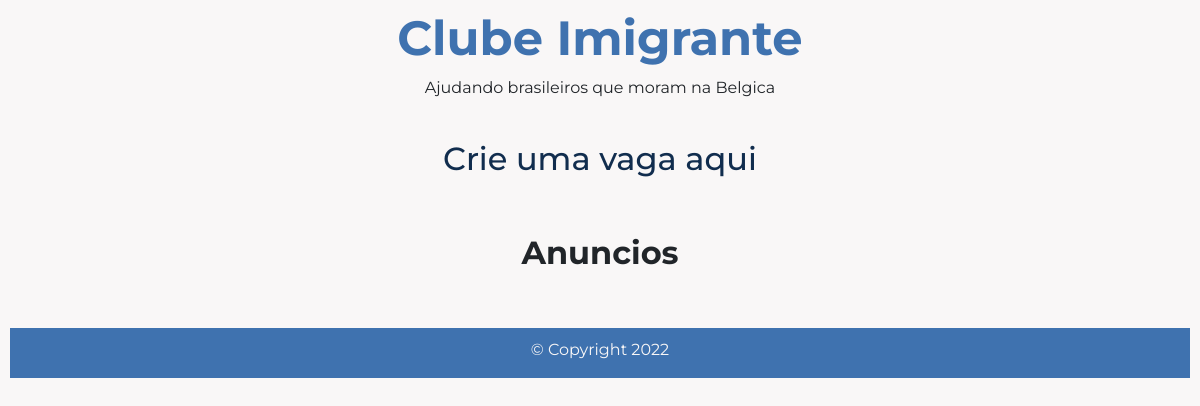
The app's page /work/other/, older data.
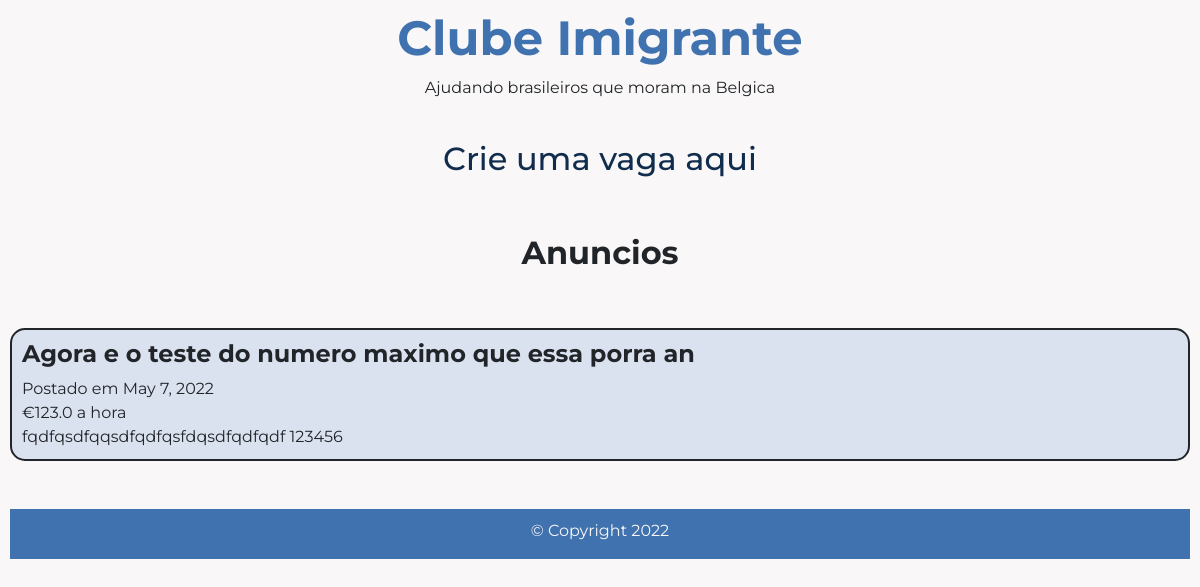
The same page, newer data.
### my_app/models.py (models this page shows, shortened)
class WorkModel(models.Model):
    type_job = models.IntegerField()  # 1:Construction, 2:Cleaning, 3:Other
    name = models.CharField(max_length=30)
    profession = models.CharField(max_length=50)
    contact = models.CharField(max_length=20)  # ToDo: use phonenumber_field
    salary = models.FloatField(validators=[MaxValueValidator(99.99)], blank=True,)
    language_french = models.BooleanField(blank=True)
    language_english = models.BooleanField(blank=True)
    language_dutch = models.BooleanField(blank=True)
    drivers_license = models.BooleanField(blank=True)
    description = models.TextField(max_length=1000, blank=True)
    date = models.DateField(auto_now_add=True)

### my_app/views.py (the view)
# urls.py: path('work/other/', WorkOtherView.as_view(), name='work-other-page'),
class WorkOtherView(TemplateView):
    template_name = 'my_app/work/outros.html'
    def get_context_data(self, **kwargs):
        context = super().get_context_data(**kwargs)
        context['jobs'] = WorkModel.objects.filter(type_job=3)
        return context

### my_app/templates/my_app/work/outros.html
{% extends 'my_app/index.html' %}
{% load static %}
{% block logo %}
<h2><a href="{% url 'my_app:work-other-form-page' %}">Crie uma vaga aqui</a></h2>
<br><br>
<h2><b>Anuncios</b></h2>
<br><br>
{% for job in jobs %}
    <div class="row">
        <div class="col-12 col-sm-12">
            <div class="work-job">
                <h4><b>{{ job.profession }}</b></h4>
                Postado em {{ job.date }}
                <div class="work-job-salary">€{{ job.salary }} a hora</div>
                {{ job.name }} {{ job.contact }}
        </div></div>
    </div>
    <br><br>
{% endfor %}
{% endblock %}

Row changes from the older to the newer data that the page shows:
added WorkModel: profession "Agora e o teste do numero maximo que essa porra an", date "May 7, 2022", salary "123.0", name "fqdfqsdfqqsdfqdfqsfdqsdfqdfqdf", contact "123456"
